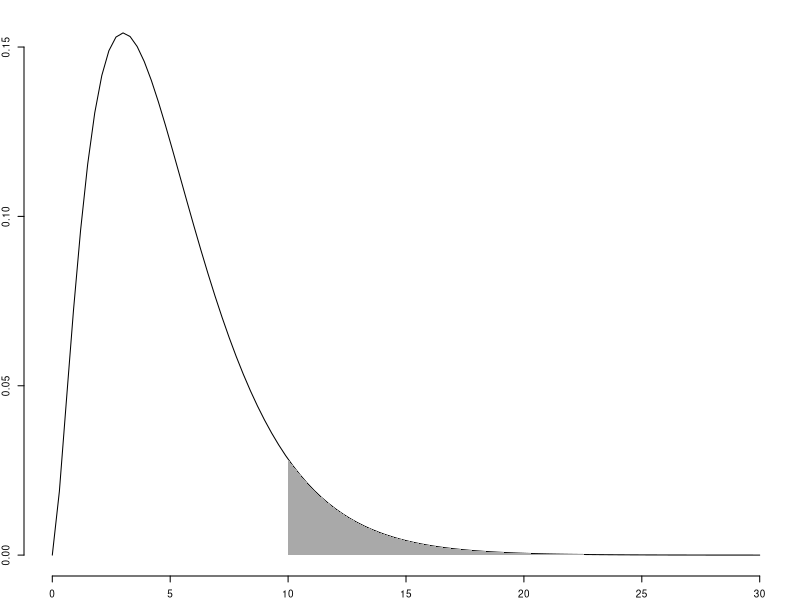

The R script that drew this image:
## ---- chunk 1
par(mar = c(2,2,1,1), cex=.6)
coord.x <- c(10,seq(10,30,0.001),30)
coord.y <- c(0,dchisq(seq(10,30,0.001), 5),0)
curve(dchisq(x,5),xlim=c(0,30), ylab = '', xlab = '', bty = 'n')
polygon(coord.x, coord.y, col = 'darkgrey', border = NA)
